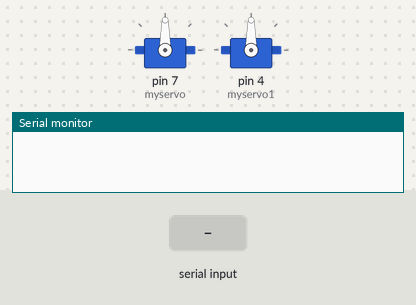
Bench run of a sketch on a simulated Arduino Uno, built with avr-gcc and run on an emulated ATmega328P. Parts: 2 × servo, the last lines printed to the serial monitor. Inputs (shaded band) come from the test bench.

Above: at 1.2 s.
1.3 s: "Text" received over the second serial link
At 1.7 s:
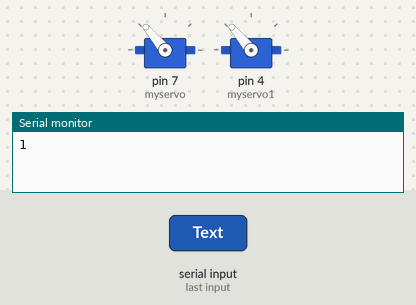
Timing chart, 0 to 4.3 s (numbered marks = the images above; inputs shaded):
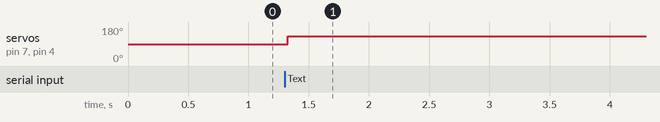

The sketch:

BluetoothwithServo.ino
```cpp
#include <SoftwareSerial.h> //시리얼 통신 라이브러리 호출
#include "Servo.h" //서보 라이브러리

Servo myservo;
Servo myservo1;//서보객체
int blueTx=2;   //Tx (블투 보내는핀 설정)
int blueRx=3;   //Rx (블투 받는핀 설정)
SoftwareSerial mySerial(blueTx, blueRx);  //시리얼 통신을 위한 객체선언
String myString=""; //받는 문자열
int gak=90;

void setup() {
  myservo.attach(7);   //서보 시그널 핀설정
  myservo.write(90);     //서보 초기각도 0도 설정
  myservo1.attach(4);   //서보 시그널 핀설정
  myservo1.write(90);     //서보 초기각도 0도 설정

  mySerial.begin(9600); //블루투스 시리얼 개방
  Serial.begin(9600);
  myString="";
}

void loop() {
  while(mySerial.available())  //mySerial 값이 있으면
  {
    char myChar = (char)mySerial.read();  //mySerial int형식의 값을 char형식으로 변환
    myString+=myChar;   //수신되는 문자열을 myString에 모두 붙임 (1바이트씩 전송되는 것을 모두 붙임)
    delay(5);           //수신 문자열 끊김 방지
  }

  if(!myString.equals(""))  //myString 값이 있다면
  {

      mySerial.print(myString);//안드로이드스튜디오에 전송 1바이트씩 전송함
      int value=Serial.read()+2;//이상하게 숫자값이 -1로들어옴
      Serial.print(value); //시리얼모니터에 myString값 출력
      if(value==1)  //myString 값이 'on' 이라면
      {
        myservo.write(130);
        myservo1.write(130);//각도 60도로 움직임

      }
      else if(myString=="Text")
      {
         myservo.write(0);
         myservo1.write(120);//각도 60도로 움직임
      }

      else {
        gak+=10;
        if(gak>150)
        {
           gak=0;
        }
        myservo.write(gak);
        myservo1.write(gak);
                        //각도 0도로 움직임
      }
      myString="";  //myString 변수값 초기화
  }
}
```

Measured:
- after the input at 1.3 s, servo on pin 7 (myservo), servo on pin 4 (myservo1): 90° → 130° at once
